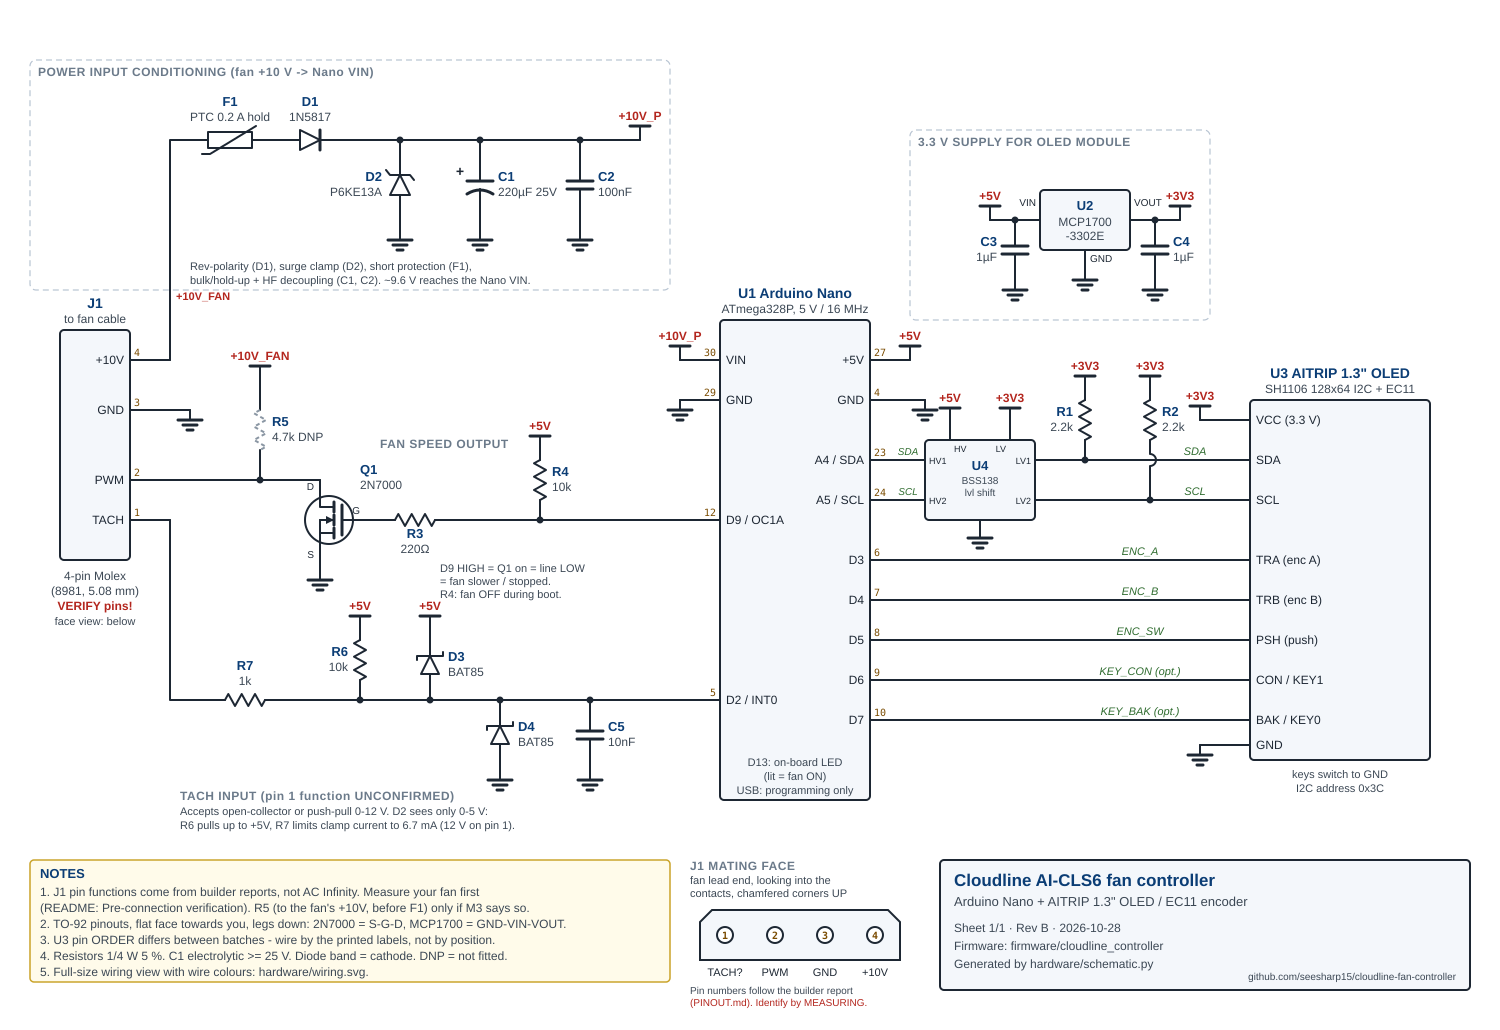

Write the Python code that produced this figure.
#!/usr/bin/env python3
"""Generate hardware/schematic.svg (and .png) for the Cloudline controller.

Pure standard-library Python: every symbol is drawn from primitives here so
the schematic can be edited and reviewed as a diff. Run from the repo root:

    python3 hardware/schematic.py      # writes hardware/schematic.svg + .png

The PNG is rendered with `rsvg-convert` (librsvg) if it is installed, or
with the `cairosvg` Python package otherwise.

Coordinates are on a 10 px grid. Power rails use named power flags
(+10V_P, +5V, +3V3, GND); every signal is drawn as an explicit wire.
"""

import os
import shutil
import subprocess
import sys

W, H = 1500, 1030
out = []


def emit(s):
    out.append(s)


# --------------------------------------------------------------------------
# Primitives
# --------------------------------------------------------------------------
def line(x1, y1, x2, y2, cls="w"):
    emit(f'<line x1="{x1}" y1="{y1}" x2="{x2}" y2="{y2}" class="{cls}"/>')


def wire(*pts):
    """Polyline wire through the given (x, y) points."""
    d = " ".join(f"{x},{y}" for x, y in pts)
    emit(f'<polyline points="{d}" class="w" fill="none"/>')


def vwire_hop(x, y1, y2, hops):
    """Vertical wire from y1 to y2 that hops (arcs) over wires at `hops` y."""
    top, bot = min(y1, y2), max(y1, y2)
    d = f"M{x},{top}"
    for hy in sorted(hops):
        d += f" L{x},{hy - 6} A6,6 0 0,1 {x},{hy + 6}"
    d += f" L{x},{bot}"
    emit(f'<path d="{d}" class="w" fill="none"/>')


def dot(x, y):
    emit(f'<circle cx="{x}" cy="{y}" r="3.5" class="dot"/>')


def text(x, y, s, size=13, anchor="start", cls="t", weight="normal"):
    s = s.replace("&", "&amp;").replace("<", "&lt;").replace(">", "&gt;")
    emit(f'<text x="{x}" y="{y}" font-size="{size}" text-anchor="{anchor}" '
         f'font-weight="{weight}" class="{cls}">{s}</text>')


def label(x, y, ref, value, anchor="start", dy=0):
    """Reference designator (bold) and value under it."""
    text(x, y + dy, ref, 13, anchor, "ref", "bold")
    text(x, y + dy + 15, value, 12, anchor, "val")


# --------------------------------------------------------------------------
# Symbols
# --------------------------------------------------------------------------
def resistor_h(x1, x2, y, ref, value, lab_dy=-24, dnp=False):
    mid = (x1 + x2) / 2
    b1, b2 = mid - 20, mid + 20
    line(x1, y, b1, y)
    line(b2, y, x2, y)
    pts = [(b1, y)]
    for i in range(6):
        px = b1 + (i + 0.5) * (40 / 6)
        pts.append((px, y - 6 if i % 2 == 0 else y + 6))
    pts.append((b2, y))
    emit('<polyline points="%s" class="%s" fill="none"/>'
         % (" ".join(f"{a:.1f},{b}" for a, b in pts), "dnp" if dnp else "w"))
    label(mid, y + lab_dy, ref, value, "middle")


def resistor_v(x, y1, y2, ref, value, side="right", dnp=False, body_c=None):
    top, bot = min(y1, y2), max(y1, y2)
    mid = body_c if body_c is not None else (top + bot) / 2
    b1, b2 = mid - 20, mid + 20
    line(x, top, x, b1)
    line(x, b2, x, bot)
    pts = [(x, b1)]
    for i in range(6):
        py = b1 + (i + 0.5) * (40 / 6)
        pts.append((x - 6 if i % 2 == 0 else x + 6, py))
    pts.append((x, b2))
    emit('<polyline points="%s" class="%s" fill="none"/>'
         % (" ".join(f"{a},{b:.1f}" for a, b in pts), "dnp" if dnp else "w"))
    if side == "right":
        label(x + 12, mid - 4, ref, value)
    else:
        label(x - 12, mid - 4, ref, value, "end")


def resistor_v_hop(x, y1, y2, body_c, hops, ref, value, side="right"):
    """Vertical resistor whose lower lead hops over wires at `hops`."""
    b1, b2 = body_c - 20, body_c + 20
    top, bot = min(y1, y2), max(y1, y2)
    line(x, top, x, b1)
    vwire_hop(x, b2, bot, hops)
    pts = [(x, b1)]
    for i in range(6):
        py = b1 + (i + 0.5) * (40 / 6)
        pts.append((x - 6 if i % 2 == 0 else x + 6, py))
    pts.append((x, b2))
    emit('<polyline points="%s" class="w" fill="none"/>'
         % " ".join(f"{a},{b:.1f}" for a, b in pts))
    if side == "right":
        label(x + 12, body_c - 4, ref, value)
    else:
        label(x - 12, body_c - 4, ref, value, "end")


def ptc_h(x1, x2, y, ref, value):
    mid = (x1 + x2) / 2
    b1, b2 = mid - 22, mid + 22
    line(x1, y, b1, y)
    line(b2, y, x2, y)
    emit(f'<rect x="{b1}" y="{y - 8}" width="44" height="16" class="w" fill="none"/>')
    # PTC mark: diagonal with a short horizontal foot
    wire((b1 - 6, y + 14), (b1 + 2, y + 14), (b2 + 4, y - 14))
    label(mid, y - 34, ref, value, "middle")


def cap_v(x, y1, y2, ref, value, polarized=False, side="right"):
    top, bot = min(y1, y2), max(y1, y2)
    mid = (top + bot) / 2
    line(x, top, x, mid - 4)
    line(x, mid + 4, x, bot)
    line(x - 13, mid - 4, x + 13, mid - 4, "p")
    if polarized:
        emit(f'<path d="M{x - 13},{mid + 9} Q{x},{mid + 1} {x + 13},{mid + 9}" class="p" fill="none"/>')
        text(x - 20, mid - 9, "+", 14, "middle", "t", "bold")
    else:
        line(x - 13, mid + 4, x + 13, mid + 4, "p")
    if side == "right":
        label(x + 18, mid - 4, ref, value)
    else:
        label(x - 18, mid - 4, ref, value, "end")


def diode_h(x1, x2, y, ref, value):
    """Anode at x1, cathode at x2."""
    mid = (x1 + x2) / 2
    a, k = mid - 10, mid + 10
    line(x1, y, a, y)
    line(k, y, x2, y)
    emit(f'<polygon points="{a},{y - 10} {a},{y + 10} {k},{y}" class="w" fill="none"/>')
    line(k, y - 10, k, y + 10, "p")
    label(mid, y - 34, ref, value, "middle")


def tvs_v(x, ytop, ybot, ref, value, side="right"):
    """Unidirectional TVS, cathode at top (clamps the rail to GND)."""
    mid = (ytop + ybot) / 2
    k, a = mid - 10, mid + 10
    line(x, ytop, x, k)
    line(x, a, x, ybot)
    emit(f'<polygon points="{x - 10},{a} {x + 10},{a} {x},{k}" class="w" fill="none"/>')
    wire((x - 14, k - 5), (x - 10, k), (x + 10, k), (x + 14, k + 5))
    if side == "right":
        label(x + 18, mid - 4, ref, value)
    else:
        label(x - 18, mid - 4, ref, value, "end")


def schottky_v(x, ytop, ybot, ref, value, side="right"):
    """Schottky diode drawn vertically, cathode at the TOP."""
    mid = (ytop + ybot) / 2
    k, a = mid - 9, mid + 9
    line(x, ytop, x, k)
    line(x, a, x, ybot)
    emit(f'<polygon points="{x - 9},{a} {x + 9},{a} {x},{k}" class="w" fill="none"/>')
    # cathode bar with the Schottky "S" hooks
    wire((x - 13, k + 4), (x - 13, k), (x + 13, k), (x + 13, k - 4))
    if side == "right":
        label(x + 18, mid - 4, ref, value)
    else:
        label(x - 18, mid - 4, ref, value, "end")


def gnd(x, y):
    line(x, y, x, y + 10)
    line(x - 12, y + 10, x + 12, y + 10, "p")
    line(x - 7, y + 15, x + 7, y + 15, "p")
    line(x - 3, y + 20, x + 3, y + 20, "p")


def pwr(x, y, name, up=True):
    """Power flag: a stub and a bar with the rail name."""
    if up:
        line(x, y, x, y - 14)
        line(x - 10, y - 14, x + 10, y - 14, "p")
        text(x, y - 20, name, 12, "middle", "rail", "bold")
    else:
        line(x, y, x, y + 14)
        line(x - 10, y + 14, x + 10, y + 14, "p")
        text(x, y + 30, name, 12, "middle", "rail", "bold")


def nmos(cx, cy, ref, value):
    """N-channel MOSFET, gate on the RIGHT. Terminals:
    D = (cx-10, cy-40), S = (cx-10, cy+40), G = (cx+30, cy)."""
    emit(f'<circle cx="{cx - 1}" cy="{cy}" r="24" class="w" fill="none"/>')
    gx = cx + 12
    line(cx + 30, cy, gx, cy)                 # gate lead
    line(gx, cy - 15, gx, cy + 15, "p")       # gate plate
    for y0, y1 in ((cy - 18, cy - 8), (cy - 5, cy + 5), (cy + 8, cy + 18)):
        line(cx + 4, y0, cx + 4, y1, "p")     # enhancement channel segments
    wire((cx + 4, cy - 13), (cx - 10, cy - 13), (cx - 10, cy - 40))  # drain
    wire((cx + 4, cy + 13), (cx - 10, cy + 13), (cx - 10, cy + 40))  # source
    wire((cx - 10, cy), (cx + 4, cy))         # body to source
    line(cx - 10, cy, cx - 10, cy + 13)
    # N-channel: arrow points into the channel
    emit(f'<polygon points="{cx + 4},{cy} {cx - 4},{cy - 4} {cx - 4},{cy + 4}" class="fill"/>')
    label(cx + 30, cy - 46, ref, value)
    text(cx - 16, cy - 30, "D", 10, "end", "pin")
    text(cx - 16, cy + 38, "S", 10, "end", "pin")
    text(cx + 30, cy - 6, "G", 10, "end", "pin")


def npn(cx, cy, ref, value):
    """NPN BJT. Terminals: B = (cx-30, cy), C = (cx+10, cy-40), E = (cx+10, cy+40)."""
    emit(f'<circle cx="{cx}" cy="{cy}" r="24" class="w" fill="none"/>')
    bx = cx - 8
    line(cx - 30, cy, bx, cy)
    line(bx, cy - 14, bx, cy + 14, "p")
    wire((bx, cy - 6), (cx + 10, cy - 20), (cx + 10, cy - 40))
    wire((bx, cy + 6), (cx + 10, cy + 20), (cx + 10, cy + 40))
    # emitter arrow (pointing out)
    emit(f'<polygon points="{cx + 10},{cy + 20} {cx + 1},{cy + 19} {cx + 6},{cy + 12}" class="fill"/>')
    label(cx + 30, cy - 4, ref, value)
    text(cx - 32, cy - 6, "B", 10, "end", "pin")
    text(cx + 16, cy - 30, "C", 10, "start", "pin")
    text(cx + 16, cy + 38, "E", 10, "start", "pin")


def block(x, y, w, h, title, subtitle=None):
    emit(f'<rect x="{x}" y="{y}" width="{w}" height="{h}" rx="4" class="blk"/>')
    text(x + w / 2, y - 22 if subtitle else y - 8, title, 14, "middle", "ref", "bold")
    if subtitle:
        text(x + w / 2, y - 7, subtitle, 12, "middle", "val")


def pin_l(x, y, name, num=None, length=24):
    """Pin on the LEFT edge of a block at x; the wire attaches at x-length."""
    line(x - length, y, x, y)
    text(x + 6, y + 4, name, 12, "start", "pin")
    if num is not None:
        text(x - 4, y - 4, str(num), 10, "end", "num")
    return (x - length, y)


def pin_r(x, y, name, num=None, length=24):
    line(x, y, x + length, y)
    text(x - 6, y + 4, name, 12, "end", "pin")
    if num is not None:
        text(x + 4, y - 4, str(num), 10, "start", "num")
    return (x + length, y)


def note_box(x, y, w, lines, title):
    h = 26 + 16 * len(lines)
    emit(f'<rect x="{x}" y="{y}" width="{w}" height="{h}" rx="4" class="note"/>')
    text(x + 10, y + 18, title, 13, "start", "ref", "bold")
    for i, s in enumerate(lines):
        text(x + 10, y + 36 + 16 * i, s, 12, "start", "val")


def section(x, y, w, h, title):
    emit(f'<rect x="{x}" y="{y}" width="{w}" height="{h}" rx="6" class="sec"/>')
    text(x + 8, y + 16, title, 12, "start", "sec-t", "bold")


def connector_face(x, y):
    """J1 mating face: the fan-lead end of the cable, looking into its pins."""
    text(x, y, "J1 MATING FACE", 12, "start", "sec-t", "bold")
    text(x, y + 14, "fan lead end, looking into the", 11, "start", "val")
    text(x, y + 27, "contacts, chamfered corners UP", 11, "start", "val")
    bx, by, bw, bh = x + 10, y + 40, 200, 50
    c = 12  # chamfer
    pts = [(bx + c, by), (bx + bw - c, by), (bx + bw, by + c), (bx + bw, by + bh),
           (bx, by + bh), (bx, by + c)]
    emit('<polygon points="%s" class="blk"/>' % " ".join(f"{a},{b}" for a, b in pts))
    names = {1: "TACH?", 2: "PWM", 3: "GND", 4: "+10V"}
    for i in range(4):
        px = bx + 25 + i * 50
        emit(f'<circle cx="{px}" cy="{by + 25}" r="8" class="w" fill="#ffffff"/>')
        text(px, by + 29, str(i + 1), 10, "middle", "num", "bold")
        text(px, by + bh + 16, names[i + 1], 11, "middle", "pin")
    text(x, by + bh + 34, "Pin numbers follow the builder report", 10, "start", "val")
    text(x, by + bh + 46, "(PINOUT.md). Identify by MEASURING.", 10, "start", "warn")


# --------------------------------------------------------------------------
# Sheet
# --------------------------------------------------------------------------
def draw():
    # Section backdrops (drawn first so everything sits on top)
    section(30, 60, 640, 230, "POWER INPUT CONDITIONING  (fan +10 V -> Nano VIN)")
    section(910, 130, 300, 190, "3.3 V SUPPLY FOR OLED MODULE")

    # ---------------- J1: fan connector ----------------
    jx, jy = 60, 330
    emit(f'<rect x="{jx}" y="{jy}" width="70" height="230" rx="4" class="blk"/>')
    text(jx + 35, jy - 22, "J1", 14, "middle", "ref", "bold")
    text(jx + 35, jy - 7, "to fan cable", 12, "middle", "val")
    text(jx + 35, jy + 250, "4-pin Molex", 12, "middle", "val")
    text(jx + 35, jy + 265, "(8981, 5.08 mm)", 12, "middle", "val")
    text(jx + 35, jy + 280, "VERIFY pins!", 12, "middle", "warn", "bold")
    text(jx + 35, jy + 295, "face view: below", 11, "middle", "val")
    j4 = pin_r(jx + 70, 360, "+10V", 4, 40)
    text(176, 300, "+10V_FAN", 11, "start", "rail", "bold")
    j3 = pin_r(jx + 70, 410, "GND", 3, 40)
    j2 = pin_r(jx + 70, 480, "PWM", 2, 40)
    j1 = pin_r(jx + 70, 520, "TACH", 1, 40)

    # ---------------- Power conditioning ----------------
    ry = 140
    wire(j4, (170, 360), (170, ry), (190, ry))
    ptc_h(190, 270, ry, "F1", "PTC 0.2 A hold")
    diode_h(270, 350, ry, "D1", "1N5817")
    wire((350, ry), (640, ry))
    for x in (400, 480, 580):
        dot(x, ry)
    tvs_v(400, ry, 230, "D2", "P6KE13A", side="left")
    gnd(400, 230)
    cap_v(480, ry, 230, "C1", "220µF 25V", polarized=True)
    gnd(480, 230)
    cap_v(580, ry, 230, "C2", "100nF")
    gnd(580, 230)
    pwr(640, ry, "+10V_P")
    text(190, 270, "Rev-polarity (D1), surge clamp (D2), short protection (F1),", 11, "start", "val")
    text(190, 284, "bulk/hold-up + HF decoupling (C1, C2). ~9.6 V reaches the Nano VIN.", 11, "start", "val")

    # J1 ground
    wire(j3, (190, 410))
    gnd(190, 410)

    # ---------------- Arduino Nano ----------------
    nx, ny, nw, nh = 720, 320, 150, 480
    block(nx, ny, nw, nh, "U1  Arduino Nano", "ATmega328P, 5 V / 16 MHz")
    n_vin = pin_l(nx, 360, "VIN", 30)
    n_gnd_l = pin_l(nx, 400, "GND", 29)
    n_d9 = pin_l(nx, 520, "D9 / OC1A", 12)
    n_d2 = pin_l(nx, 700, "D2 / INT0", 5)
    n_5v = pin_r(nx + nw, 360, "+5V", 27)
    n_gnd_r = pin_r(nx + nw, 400, "GND", 4)
    n_sda = pin_r(nx + nw, 460, "A4 / SDA", 23)
    n_scl = pin_r(nx + nw, 500, "A5 / SCL", 24)
    n_d3 = pin_r(nx + nw, 560, "D3", 6)
    n_d4 = pin_r(nx + nw, 600, "D4", 7)
    n_d5 = pin_r(nx + nw, 640, "D5", 8)
    n_d6 = pin_r(nx + nw, 680, "D6", 9)
    n_d7 = pin_r(nx + nw, 720, "D7", 10)
    text(nx + nw / 2, ny + nh - 34, "D13: on-board LED", 11, "middle", "val")
    text(nx + nw / 2, ny + nh - 20, "(lit = fan ON)", 11, "middle", "val")
    text(nx + nw / 2, ny + nh - 6, "USB: programming only", 11, "middle", "val")

    wire(n_vin, (680, 360))
    pwr(680, 360, "+10V_P")
    wire(n_gnd_l, (680, 400))
    gnd(680, 400)
    wire(n_5v, (910, 360))
    pwr(910, 360, "+5V")
    wire(n_gnd_r, (925, 400))
    gnd(925, 400)

    # ---------------- Fan speed output: Q1 ----------------
    # Drain on the J1 PWM line, gate driven from D9 through R3, R4 holds the
    # gate high (fan OFF) while D9 is high-impedance during reset/boot.
    qx, qy = 330, 520
    nmos(qx, qy, "Q1", "2N7000")
    wire(j2, (qx - 10, 480))
    dot(260, 480)
    resistor_v(260, 480, 380, "R5", "4.7k  DNP", side="right", dnp=True)
    pwr(260, 380, "+10V_FAN")
    wire((qx - 10, qy + 40), (qx - 10, 570))
    gnd(qx - 10, 570)
    resistor_h(qx + 30, 470, qy, "R3", "220Ω", lab_dy=18)
    wire((470, qy), n_d9)
    dot(540, qy)
    resistor_v(540, qy, 450, "R4", "10k", side="right", body_c=480)
    pwr(540, 450, "+5V")
    text(380, 448, "FAN SPEED OUTPUT", 12, "start", "sec-t", "bold")
    text(440, 572, "D9 HIGH = Q1 on = line LOW", 11, "start", "val")
    text(440, 585, "= fan slower / stopped.", 11, "start", "val")
    text(440, 598, "R4: fan OFF during boot.", 11, "start", "val")

    # ---------------- Tach input: 5 V pull-up, series R, clamps ----------
    # The fan side only ever sees R7. The D2 node is pulled up to +5V (never
    # to the fan's 10 V) and clamped to 0..5 V by D3/D4.
    ty = 700
    wire(j1, (170, 520), (170, ty), (200, ty))
    resistor_h(200, 290, ty, "R7", "1k", lab_dy=-30)
    wire((290, ty), n_d2)
    dot(360, ty)
    resistor_v(360, ty, 630, "R6", "10k", side="left", body_c=660)
    pwr(360, 630, "+5V")
    dot(430, ty)
    schottky_v(430, 630, ty, "D3", "BAT85", side="right")
    pwr(430, 630, "+5V")
    dot(500, ty)
    schottky_v(500, ty, 770, "D4", "BAT85", side="right")
    gnd(500, 770)
    dot(590, ty)
    cap_v(590, ty, 770, "C5", "10nF", side="right")
    gnd(590, 770)
    text(180, 800, "TACH INPUT  (pin 1 function UNCONFIRMED)", 12, "start", "sec-t", "bold")
    text(180, 815, "Accepts open-collector or push-pull 0-12 V. D2 sees only 0-5 V:", 11, "start", "val")
    text(180, 829, "R6 pulls up to +5V, R7 limits clamp current to 6.7 mA (12 V on pin 1).", 11, "start", "val")

    # ---------------- 3.3 V regulator U2 ----------------
    ux, uy = 1040, 190
    emit(f'<rect x="{ux}" y="{uy}" width="90" height="60" rx="4" class="blk"/>')
    text(ux + 45, uy + 20, "U2", 13, "middle", "ref", "bold")
    text(ux + 45, uy + 36, "MCP1700", 12, "middle", "val")
    text(ux + 45, uy + 50, "-3302E", 12, "middle", "val")
    text(ux - 4, uy + 16, "VIN", 10, "end", "pin")
    text(ux + 94, uy + 16, "VOUT", 10, "start", "pin")
    line(ux, 220, ux - 50, 220)
    line(ux + 90, 220, ux + 140, 220)
    line(ux + 45, uy + 60, ux + 45, 270)
    text(ux + 50, uy + 72, "GND", 10, "start", "pin")
    gnd(ux + 45, 270)
    pwr(ux - 50, 220, "+5V")
    dot(ux - 25, 220)
    cap_v(ux - 25, 220, 280, "C3", "1µF", side="left")
    gnd(ux - 25, 280)
    dot(ux + 115, 220)
    cap_v(ux + 115, 220, 280, "C4", "1µF")
    gnd(ux + 115, 280)
    pwr(ux + 140, 220, "+3V3")

    # ---------------- OLED / encoder module ----------------
    mx, my, mw, mh = 1250, 400, 180, 360
    block(mx, my, mw, mh, "U3  AITRIP 1.3\" OLED", "SH1106 128x64 I2C + EC11")
    m_vcc = pin_l(mx, 420, "VCC (3.3 V)")
    m_sda = pin_l(mx, 460, "SDA")
    m_scl = pin_l(mx, 500, "SCL")
    m_tra = pin_l(mx, 560, "TRA (enc A)")
    m_trb = pin_l(mx, 600, "TRB (enc B)")
    m_psh = pin_l(mx, 640, "PSH (push)")
    m_con = pin_l(mx, 680, "CON / KEY1")
    m_bak = pin_l(mx, 720, "BAK / KEY0")
    m_gnd = pin_l(mx, 745, "GND")
    text(mx + mw / 2, my + mh + 18, "keys switch to GND", 11, "middle", "val")
    text(mx + mw / 2, my + mh + 32, "I2C address 0x3C", 11, "middle", "val")

    wire(m_vcc, (1200, 420))
    pwr(1200, 420, "+3V3")
    wire(m_gnd, (1200, 745))
    gnd(1200, 745)

    # U4: BSS138 bidirectional level shifter between the 5 V Nano side (HV)
    # and the 3.3 V module side (LV). Module pull-ups 10k on both sides.
    ux4, uy4, uw4, uh4 = 925, 440, 110, 80
    emit(f'<rect x="{ux4}" y="{uy4}" width="{uw4}" height="{uh4}" rx="4" class="blk"/>')
    text(ux4 + uw4 / 2, uy4 + 30, "U4", 13, "middle", "ref", "bold")
    text(ux4 + uw4 / 2, uy4 + 44, "BSS138", 10, "middle", "val")
    text(ux4 + uw4 / 2, uy4 + 56, "lvl shift", 10, "middle", "val")
    for y, lab in ((460, "HV1"), (500, "HV2")):
        text(ux4 + 4, y + 4, lab, 9, "start", "pin")
    for y, lab in ((460, "LV1"), (500, "LV2")):
        text(ux4 + uw4 - 4, y + 4, lab, 9, "end", "pin")
    line(ux4 + 25, uy4, ux4 + 25, uy4 - 18)
    text(ux4 + 29, uy4 + 12, "HV", 9, "start", "pin")
    pwr(ux4 + 25, uy4 - 18, "+5V")
    line(ux4 + 85, uy4, ux4 + 85, uy4 - 18)
    text(ux4 + 81, uy4 + 12, "LV", 9, "end", "pin")
    pwr(ux4 + 85, uy4 - 18, "+3V3")
    line(ux4 + 55, uy4 + uh4, ux4 + 55, uy4 + uh4 + 8)
    gnd(ux4 + 55, uy4 + uh4 + 8)
    wire(n_sda, (ux4, 460))
    wire(n_scl, (ux4, 500))
    wire((ux4 + uw4, 460), m_sda)
    wire((ux4 + uw4, 500), m_scl)
    wire(n_d3, m_tra)
    wire(n_d4, m_trb)
    wire(n_d5, m_psh)
    wire(n_d6, m_con)
    wire(n_d7, m_bak)
    for (x, y), name in ((n_d3, "ENC_A"), (n_d4, "ENC_B"),
                         (n_d5, "ENC_SW"), (n_d6, "KEY_CON (opt.)"), (n_d7, "KEY_BAK (opt.)")):
        text(1140, y - 5, name, 11, "middle", "net")
    for y, name in ((460, "SDA"), (500, "SCL")):
        text(1195, y - 5, name, 11, "middle", "net")
        text(908, y - 5, name, 10, "middle", "net")

    # I2C pull-ups to 3.3 V on the module side (R2's lead hops over SDA)
    dot(1085, 460)
    resistor_v(1085, 460, 390, "R1", "2.2k", side="left", body_c=420)
    pwr(1085, 390, "+3V3")
    dot(1150, 500)
    resistor_v_hop(1150, 390, 500, 420, [460], "R2", "2.2k")
    pwr(1150, 390, "+3V3")

    # ---------------- Notes and title ----------------
    note_box(30, 860, 640, [
        "1. J1 pin functions come from builder reports, not AC Infinity. Measure your fan first",
        "   (README: Pre-connection verification). R5 (to the fan's +10V, before F1) only if M3 says so.",
        "2. TO-92 pinouts, flat face towards you, legs down: 2N7000 = S-G-D, MCP1700 = GND-VIN-VOUT.",
        "3. U3 pin ORDER differs between batches - wire by the printed labels, not by position.",
        "4. Resistors 1/4 W 5 %. C1 electrolytic >= 25 V. Diode band = cathode. DNP = not fitted.",
        "5. Full-size wiring view with wire colours: hardware/wiring.svg.",
    ], "NOTES")
    connector_face(690, 870)
    tbx, tby = 940, 860
    emit(f'<rect x="{tbx}" y="{tby}" width="530" height="130" rx="4" class="blk"/>')
    text(tbx + 14, tby + 26, "Cloudline AI-CLS6 fan controller", 17, "start", "ref", "bold")
    text(tbx + 14, tby + 46, "Arduino Nano + AITRIP 1.3\" OLED / EC11 encoder", 13, "start", "val")
    text(tbx + 14, tby + 72, "Sheet 1/1  ·  Rev B  ·  2026-10-28", 12, "start", "val")
    text(tbx + 14, tby + 90, "Firmware: firmware/cloudline_controller", 12, "start", "val")
    text(tbx + 14, tby + 108, "Generated by hardware/schematic.py", 12, "start", "val")
    text(tbx + 516, tby + 120, "github.com/seesharp15/cloudline-fan-controller", 10, "end", "val")


CSS = """
<style>
  .bg { fill: #ffffff; }
  .w { stroke: #1d2733; stroke-width: 2; stroke-linecap: round; stroke-linejoin: round; }
  .p { stroke: #1d2733; stroke-width: 3; stroke-linecap: round; }
  .dnp { stroke: #8a96a3; stroke-width: 2; stroke-dasharray: 4 3; }
  .fill { fill: #1d2733; }
  .dot { fill: #1d2733; }
  .blk { fill: #f4f7fb; stroke: #1d2733; stroke-width: 2; }
  .note { fill: #fffbea; stroke: #c9a227; stroke-width: 1.5; }
  .sec { fill: none; stroke: #b8c4d2; stroke-width: 1.2; stroke-dasharray: 6 4; }
  text { font-family: "Helvetica Neue", Arial, sans-serif; }
  .t, .pin { fill: #1d2733; }
  .ref { fill: #0b3d75; }
  .val { fill: #3b4754; }
  .num { fill: #7a4b00; font-family: Menlo, Consolas, monospace; }
  .rail { fill: #b3261e; }
  .net { fill: #2e6b2e; font-style: italic; }
  .warn { fill: #b3261e; }
  .sec-t { fill: #6b7a8a; letter-spacing: 0.5px; }
</style>
"""


def svg_to_png(svg_path, png_path, width):
    """Render an SVG to PNG with rsvg-convert, or cairosvg as a fallback."""
    if shutil.which("rsvg-convert"):
        subprocess.run(["rsvg-convert", "-w", str(width), "-b", "white", svg_path,
                        "-o", png_path], check=True)
    else:
        try:
            import cairosvg
        except ImportError:
            print("PNG skipped: install librsvg (rsvg-convert) or `pip install cairosvg`")
            return
        cairosvg.svg2png(url=svg_path, write_to=png_path, output_width=width,
                         background_color="white")
    print(f"wrote {png_path}")


def main():
    draw()
    svg = [f'<svg xmlns="http://www.w3.org/2000/svg" width="{W}" height="{H}" viewBox="0 0 {W} {H}">',
           CSS, f'<rect class="bg" width="{W}" height="{H}"/>'] + out + ["</svg>"]
    here = os.path.dirname(os.path.abspath(__file__))
    path = sys.argv[1] if len(sys.argv) > 1 else os.path.join(here, "schematic.svg")
    os.makedirs(os.path.dirname(path), exist_ok=True)
    with open(path, "w") as f:
        f.write("\n".join(svg) + "\n")
    print(f"wrote {path}")
    svg_to_png(path, os.path.splitext(path)[0] + ".png", 2 * W)


if __name__ == "__main__":
    main()
